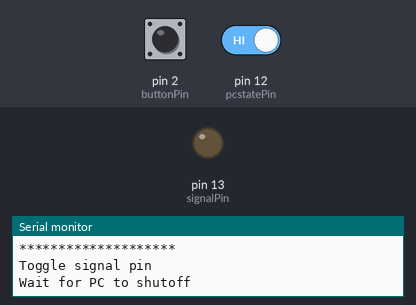
Simulated run of this sketch. Board: Arduino Uno, built with avr-gcc and run on an emulated ATmega328P. Parts: output pins drawn as LEDs (lit = HIGH), the last lines printed to the serial monitor. Dashed ring = blinking. The test bench sets the inputs (shaded band); at power-on: pin 12 (pcstatePin) HIGH, pin 2 (buttonPin) HIGH.

Above: at 10.8 s.
10.9 s: pin 12 (pcstatePin) driven LOW
At 11.7 s:
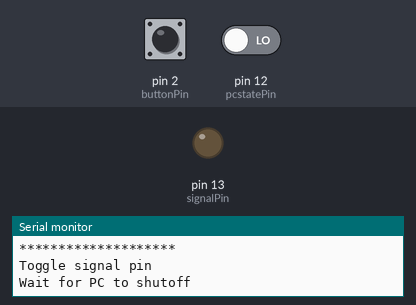
16.9 s: pin 2 (buttonPin) pulled LOW for 3 s
At 18.0 s:
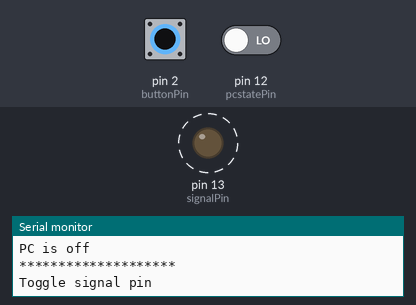
22.9 s: pin 12 (pcstatePin) driven HIGH
At 23.3 s:
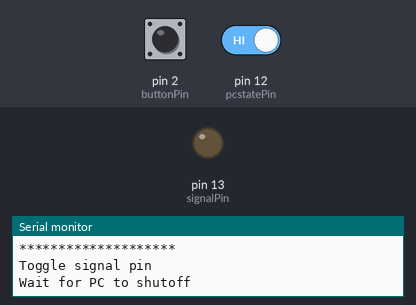
33.7 s: pin 2 (buttonPin) driven LOW and pin 12 (pcstatePin) driven LOW
At 38.6 s:
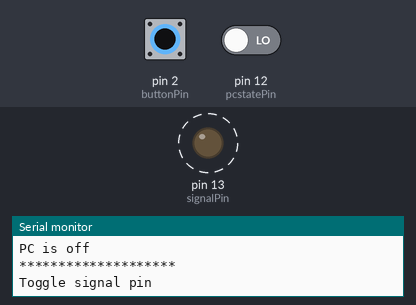
Timing chart, 0 to 45.5 s (numbered marks = the images above; inputs shaded):
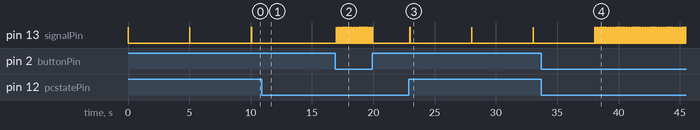

The sketch:

ArduinoPCPowerSwitch.ino
```cpp
/*
  PC Toggle Switch

  The circuit:
  - Toggle switch connected to pin 2 and GND
  - 5V relay
    - Connect (+) to 5V
    - Connect (-) to ground
    - Connect signal to pin 13
  - PC board connection
    - ATX power pin 4 connected to Vin
    - ATX power pin 24 connected to GND
    - USB 5V to pin 12 of Arduino
    - Power switch header to relay NO connection
*/

const int buttonPin = 2; // Connect to a SPST toggle-switch
const int signalPin = 13; // Connect to relay signal input pin
const int pcstatePin = 12; // Connect to USB 5V output

void setup() {
  //start serial connection
  Serial.begin(9600);

  pinMode(buttonPin, INPUT_PULLUP);   //configure pin 2 as an input and enable the internal pull-up resistor
  pinMode(signalPin, OUTPUT);
  pinMode(pcstatePin, INPUT);
}

void loop() {
  //read the pushbutton value into a variable
  int buttonPinState = digitalRead(buttonPin);
  int signalPinState = digitalRead(signalPin);
  int pcState = digitalRead(pcstatePin);

  if (buttonPinState == LOW)
  {
    Serial.println("Switch is on");
  }
  else
  {
    Serial.println("Switch is off");
  }

  if (pcState == LOW)
  {
    Serial.println("PC is off");
  }
  else
  {
    Serial.println("PC is on");
  }

  Serial.println("********************");

  // Keep in mind the pull-up means the pushbutton's logic is inverted. It goes
  // HIGH when toggle switch is open, and LOW when switch is close.

  if (buttonPinState  == LOW && pcState == LOW) { // Switch is in on position and PC is off
      toggleSignalPin();  // Turn on PC
      //digitalWrite(pcstatePin, HIGH);
  }

  if (buttonPinState == HIGH && pcState == HIGH) { // Switch is in off position and PC is on
      toggleSignalPin();  // Turn off PC
      Serial.println("Wait for PC to shutoff");
      delay(5000); // Need to wait a bit for PC to shut off
  }

}

void toggleSignalPin()
{
      Serial.println("Toggle signal pin");
      digitalWrite(signalPin, HIGH);
      delay(20);
      digitalWrite(signalPin, LOW);
}
```

Measured:
- after the input at 10.9 s, pin 13 (signalPin): stays LOW (without the input it goes to HIGH after 4.2 s)
- after the input at 16.9 s, pin 13 (signalPin): alternates HIGH for 0.02 s and LOW for 0.05 s, 88 changes in all, then stays LOW, starting after 0.08 s
- after the input at 22.9 s, pin 13 (signalPin): alternates HIGH for 0.02 s and LOW for 5.0 s, starting after 0.09 s
- after the input at 33.7 s, pin 13 (signalPin): alternates HIGH for 0.02 s and LOW for 0.05 s, starting after 4.4 s
- by itself, pin 13 (signalPin): alternates HIGH for 0.02 s and LOW for 5.0 s
